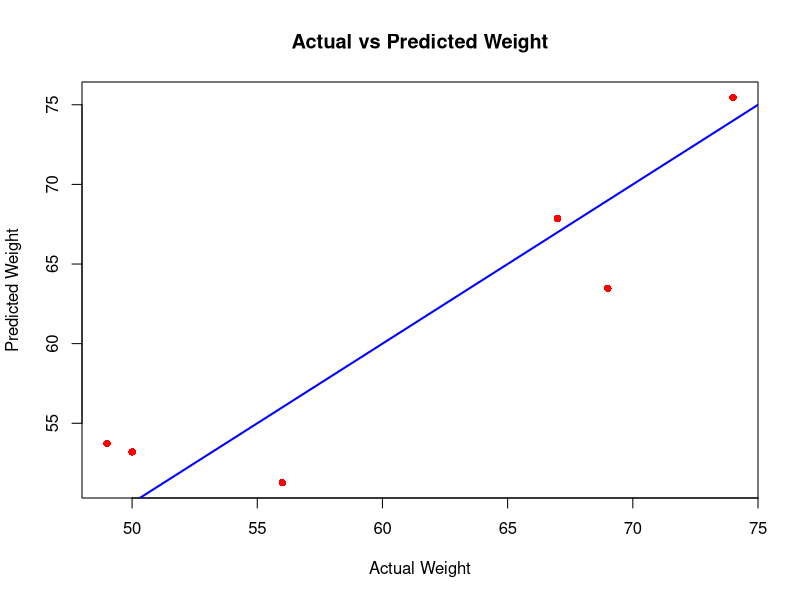

The R script that drew this image:
#Exp:7
#Q. MULTIPLE REGRESSION MODEL 
#Apply multiple regression if data have continuous independent variables. Apply on above dataset
#R code:
  # Create dataset
  df <- data.frame(
    age = c(33, 45, 39, 27, 45, 65),
    gender = c(0, 1, 0, 1, 1, 1),
    height = c(5.5, 5.1, 6, 6.6, 6.9, 7),
    weight = c(56, 67, 49, 50, 69, 74)
  )

# View dataset and dimensions
df
dim(df)

# Create multiple regression model
model <- lm(weight ~ age + gender + height, data = df)
summary(model)

# Predict for a new data point
tst <- data.frame(age = 46, gender = 0, height = 5.6)
prdct <- predict(model, tst)
print(prdct)

tst <- data.frame(age = 40, gender = 1, height = 5.9)
prdct <- predict(model, tst)
print(prdct)

tst <- data.frame(age = 42, gender = 0, height = 5.4)
prdct <- predict(model, tst)
print(prdct)

tst <- data.frame(age = 43, gender = 01, height = 5.3)
prdct <- predict(model, tst)
print(prdct)

tst <- data.frame(age = 47, gender = 0, height = 5.7)
prdct <- predict(model, tst)
print(prdct)

# Predict for existing data
prdct_value <- predict(model, df)
prdct_value

# Plot actual vs predicted
plot(df$weight, prdct_value, col = "red", pch = 16,
     xlab = "Actual Weight", ylab = "Predicted Weight",
     main = "Actual vs Predicted Weight")
abline(a = 0, b = 1, col = "blue", lwd = 2)

# Calculate RMSE (Root Mean Squared Error)
err <- sqrt(mean((df$weight - prdct_value)^2))
err
